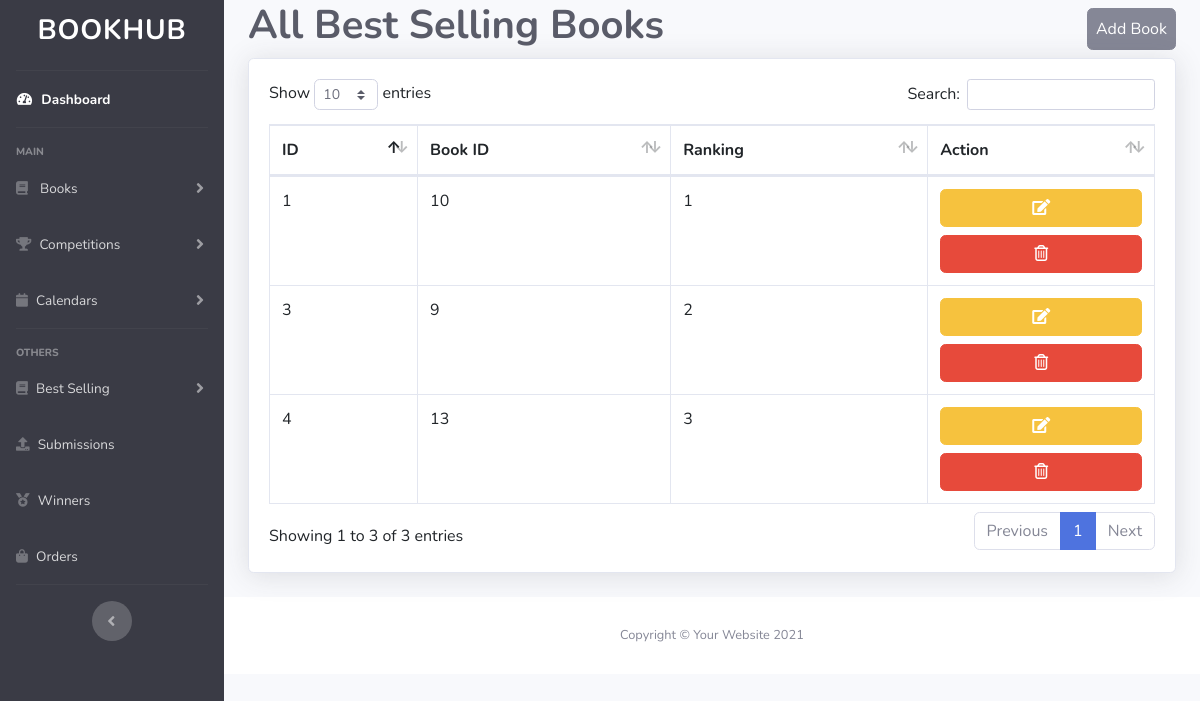
The app's page /admin/allbestsellingbook.php with its own data.
### tables this page shows
CREATE TABLE `bestselling_books` (
  `id` int(11) NOT NULL,
  `book_id` int(11) NOT NULL,
  `ranking` int(11) DEFAULT NULL,
  `is_active` tinyint(1) DEFAULT 1,
  `added_at` timestamp NOT NULL DEFAULT current_timestamp()
);

### admin/allbestsellingbook.php (the view)
<?php
include("includes/header.php");
$query = "SELECT * FROM bestselling_books";
$bestselling = mysqli_query($conn, $query);
?>
<div class="container-fluid">
    <div class=" d-flex flex-row
     justify-content-between align-items-center">
        <h1 class="h1 fw-bold mb-2 text-gray-800">All Best Selling Books</h1>
        <a href="addbestsellingbook.php" class="btn btn-secondary p-2 my-2">Add Book</a>
    </div>
    <div class="card shadow mb-4">
        <div class="card-body">
            <div class="table-responsive">
                <table class="table table-bordered" id="dataTable" width="100%" cellspacing="0">
                    <thead>
                        <tr>
                            <th>ID</th>
                            <th>Book ID</th>
                            <th>Ranking</th>
                            <th>Action</th>
                        </tr>
                    </thead>
                    <tbody>
                        <?php foreach ($bestselling as $book) { ?>
                            <tr>
                                <td><?php echo $book["id"] ?></td>
                                <td><?php echo $book["book_id"] ?></td>
                                <td><?php echo $book["ranking"] ?></td>
                                <td>
                                    <a href="updatebestsellingbook.php?id=<?php echo $book["id"] ?>"
                                        class="btn btn-warning btn-block"><i class="fa fa-pen-to-square"></i></a>
                                    <a href="deletebestsellingbook.php?id=<?php echo $book["id"] ?>"
                                        class="btn btn-danger btn-block"><i class="fa-regular fa-trash-can"></i></a>
                                </td>
                            </tr>
                        <?php } ?>
                    </tbody>
                </table>
            </div>
        </div>
    </div>
</div>
<?php include("includes/footer.php"); ?>

### admin/assest/css/style.css (style rules this page uses)
table td, table th { white-space: nowrap; }

### records on screen
bestselling_books: id "1", book "10", ranking "1"
bestselling_books: id "3", book "9", ranking "2"
bestselling_books: id "4", book "13", ranking "3"
